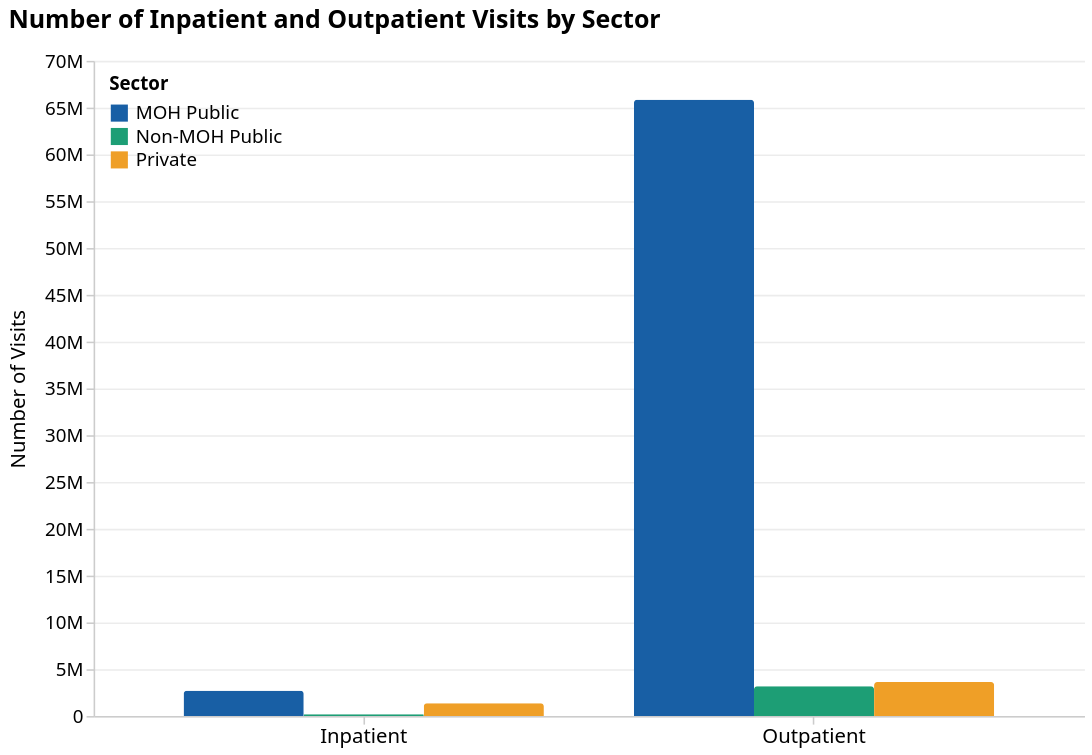

The specification (Vega-Lite) saved for this image:
### Vega-Lite specification from a JSON file in a GitHub repository (floating-point values rounded to 4 significant figures)
{"$schema": "https://vega.github.io/schema/vega-lite/v5.json", "title": {"text": "Number of Inpatient and Outpatient Visits by Sector", "fontSize": 16, "anchor": "start", "offset": 12}, "width": 700, "height": 420, "autosize": {"type": "fit-x", "contains": "padding"}, "data": {"values": [{"ServiceType": "Inpatient", "sector_label": "MOH Public", "count": 2712916}, {"ServiceType": "Inpatient", "sector_label": "Non-MOH Public", "count": 197530}, {"ServiceType": "Inpatient", "sector_label": "Private", "count": 1359910}, {"ServiceType": "Outpatient", "sector_label": "MOH Public", "count": 65841887}, {"ServiceType": "Outpatient", "sector_label": "Non-MOH Public", "count": 3188026}, {"ServiceType": "Outpatient", "sector_label": "Private", "count": 3629124}]}, "mark": {"type": "bar", "tooltip": true}, "encoding": {"x": {"field": "ServiceType", "type": "nominal", "title": null, "sort": ["Inpatient", "Outpatient"], "axis": {"labelAngle": 0, "labelFontSize": 13}}, "xOffset": {"field": "sector_label", "type": "nominal", "sort": ["MOH Public", "Non-MOH Public", "Private"]}, "y": {"field": "count", "type": "quantitative", "title": "Number of Visits", "axis": {"labelFontSize": 12, "titleFontSize": 13, "titleFontWeight": "normal", "titlePadding": 10, "labelExpr": "datum.value >= 1000000 ? format(datum.value / 1000000, '.0f') + 'M' : datum.value >= 1000 ? format(datum.value / 1000, '.0f') + 'K' : datum.value", "gridColor": "#e8e8e8", "gridOpacity": 0.8}}, "color": {"field": "sector_label", "type": "nominal", "title": "Sector", "sort": ["MOH Public", "Non-MOH Public", "Private"], "scale": {"domain": ["MOH Public", "Non-MOH Public", "Private"], "range": ["#185FA5", "#1D9E75", "#EF9F27"]}, "legend": {"orient": "top-left", "titleFontSize": 12, "labelFontSize": 12, "symbolSize": 120, "offset": 10}}, "tooltip": [{"field": "ServiceType", "type": "nominal", "title": "Service Type"}, {"field": "sector_label", "type": "nominal", "title": "Sector"}, {"field": "count", "type": "quantitative", "title": "Number of Visits", "format": ","}]}, "config": {"background": "transparent", "view": {"stroke": "transparent"}, "axis": {"domainColor": "#ccc", "tickColor": "#ccc"}, "bar": {"cornerRadiusTopLeft": 2, "cornerRadiusTopRight": 2}, "font": "system-ui, -apple-system, sans-serif"}}
